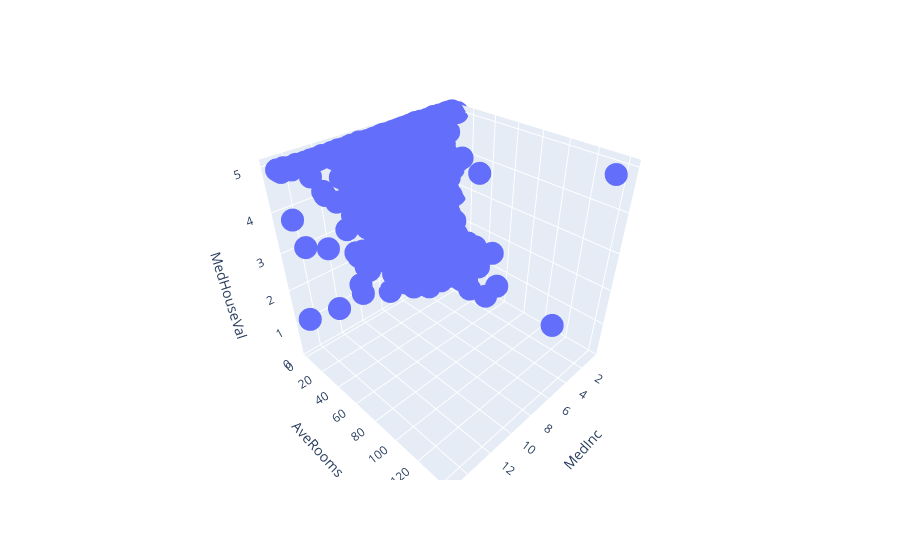

The code cell stored with this chart in its notebook:
### Code cell
import plotly.express as px

fig = px.scatter_3d(df, x='MedInc', y='AveRooms', z='MedHouseVal')
fig.show()

### Figure 1 — Plotly figure (JSON) as saved in the notebook; plotly's stock layout.template omitted (floating-point values rounded to 4 significant figures; data arrays with more than 128 entries replaced by an {"elided": "..."} marker saying what was removed)
{"data": [{"hovertemplate": "MedInc=%{x}<br>AveRooms=%{y}<br>MedHouseVal=%{z}<extra></extra>", "legendgroup": "", "marker": {"color": "#636efa", "symbol": "circle"}, "mode": "markers", "name": "", "scene": "scene", "showlegend": false, "type": "scatter3d", "x": {"elided": "20640 float values"}, "y": {"elided": "20640 float values"}, "z": {"elided": "20640 float values"}}], "layout": {"legend": {"tracegroupgap": 0}, "margin": {"t": 60}, "scene": {"domain": {"x": [0, 1], "y": [0, 1]}, "xaxis": {"title": {"text": "MedInc"}}, "yaxis": {"title": {"text": "AveRooms"}}, "zaxis": {"title": {"text": "MedHouseVal"}}}}}
